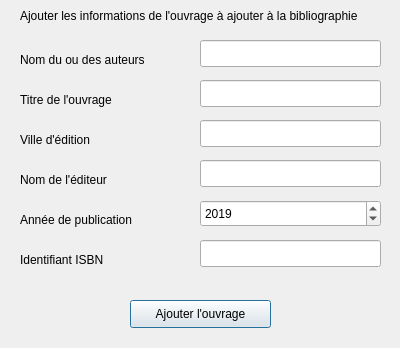
<?xml version="1.0" encoding="UTF-8"?>
<ui version="4.0">
 <class>OuvrageQtClass</class>
 <widget class="QDialog" name="OuvrageQtClass">
  <property name="geometry">
   <rect>
    <x>0</x>
    <y>0</y>
    <width>400</width>
    <height>348</height>
   </rect>
  </property>
  <property name="windowTitle">
   <string>OuvrageQt</string>
  </property>
  <widget class="QLineEdit" name="lineEdit_auteurOuvrage">
   <property name="geometry">
    <rect>
     <x>200</x>
     <y>40</y>
     <width>181</width>
     <height>27</height>
    </rect>
   </property>
  </widget>
  <widget class="QLineEdit" name="lineEdit_titreOuvrage">
   <property name="geometry">
    <rect>
     <x>200</x>
     <y>80</y>
     <width>181</width>
     <height>27</height>
    </rect>
   </property>
  </widget>
  <widget class="QLineEdit" name="lineEdit_villeOuvrage">
   <property name="geometry">
    <rect>
     <x>200</x>
     <y>120</y>
     <width>181</width>
     <height>27</height>
    </rect>
   </property>
  </widget>
  <widget class="QLineEdit" name="lineEdit_editeurOuvrage">
   <property name="geometry">
    <rect>
     <x>200</x>
     <y>160</y>
     <width>181</width>
     <height>27</height>
    </rect>
   </property>
  </widget>
  <widget class="QLineEdit" name="lineEdit_identifiantOuvrage">
   <property name="geometry">
    <rect>
     <x>200</x>
     <y>240</y>
     <width>181</width>
     <height>27</height>
    </rect>
   </property>
  </widget>
  <widget class="QSpinBox" name="spinBox_anneeOuvrage">
   <property name="geometry">
    <rect>
     <x>200</x>
     <y>200</y>
     <width>181</width>
     <height>27</height>
    </rect>
   </property>
   <property name="maximum">
    <number>3000</number>
   </property>
   <property name="value">
    <number>2019</number>
   </property>
  </widget>
  <widget class="QLabel" name="label">
   <property name="geometry">
    <rect>
     <x>20</x>
     <y>50</y>
     <width>151</width>
     <height>20</height>
    </rect>
   </property>
   <property name="text">
    <string>Nom du ou des auteurs</string>
   </property>
  </widget>
  <widget class="QLabel" name="label_2">
   <property name="geometry">
    <rect>
     <x>20</x>
     <y>90</y>
     <width>121</width>
     <height>20</height>
    </rect>
   </property>
   <property name="text">
    <string>Titre de l'ouvrage</string>
   </property>
  </widget>
  <widget class="QLabel" name="label_3">
   <property name="geometry">
    <rect>
     <x>20</x>
     <y>130</y>
     <width>131</width>
     <height>20</height>
    </rect>
   </property>
   <property name="text">
    <string>Ville d'édition</string>
   </property>
  </widget>
  <widget class="QLabel" name="label_4">
   <property name="geometry">
    <rect>
     <x>20</x>
     <y>170</y>
     <width>121</width>
     <height>20</height>
    </rect>
   </property>
   <property name="text">
    <string>Nom de l'éditeur</string>
   </property>
  </widget>
  <widget class="QLabel" name="label_5">
   <property name="geometry">
    <rect>
     <x>20</x>
     <y>210</y>
     <width>121</width>
     <height>20</height>
    </rect>
   </property>
   <property name="text">
    <string>Année de publication</string>
   </property>
  </widget>
  <widget class="QLabel" name="label_6">
   <property name="geometry">
    <rect>
     <x>20</x>
     <y>250</y>
     <width>121</width>
     <height>20</height>
    </rect>
   </property>
   <property name="text">
    <string>Identifiant ISBN</string>
   </property>
  </widget>
  <widget class="QLabel" name="label_7">
   <property name="geometry">
    <rect>
     <x>20</x>
     <y>0</y>
     <width>391</width>
     <height>31</height>
    </rect>
   </property>
   <property name="text">
    <string>Ajouter les informations de l'ouvrage à ajouter à la bibliographie</string>
   </property>
  </widget>
  <widget class="QPushButton" name="pushButton_ajouterOuvrage">
   <property name="geometry">
    <rect>
     <x>130</x>
     <y>300</y>
     <width>141</width>
     <height>28</height>
    </rect>
   </property>
   <property name="text">
    <string>Ajouter l'ouvrage</string>
   </property>
  </widget>
 </widget>
 <layoutdefault spacing="6" margin="11"/>
 <resources/>
 <connections/>
</ui>
